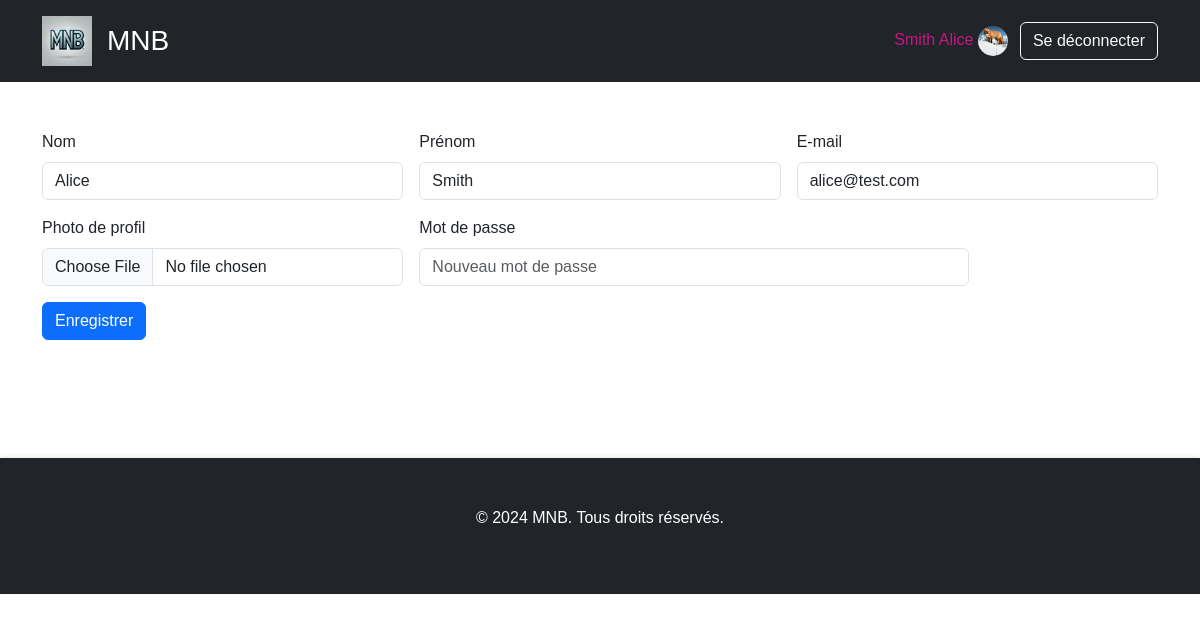
The app's page /compte.php (signed in) with its own data.
### tables this page shows
CREATE TABLE `Utilisateur` (
  `IDUser` int(11) NOT NULL,
  `Email` varchar(50) NOT NULL,
  `MDP` varchar(255) DEFAULT NULL,
  `Nom` varchar(50) NOT NULL,
  `Prenom` varchar(50) NOT NULL,
  `photo` varchar(50) NOT NULL,
  `Statu` varchar(50) NOT NULL
);

### compte.php (the view, shortened to what this page needs)
<?php
include 'db.php';
$user_info = null;
if (isset($_SESSION['user_id'])) {
    $user_id = $_SESSION['user_id'];
    $query = "SELECT * FROM Utilisateur WHERE IDUser = ?";
    $stmt = mysqli_prepare($connection, $query);
    mysqli_stmt_bind_param($stmt, "s", $user_id);
    mysqli_stmt_execute($stmt);
    $result = mysqli_stmt_get_result($stmt);
    $user_info = mysqli_fetch_assoc($result);
}
?>
<!DOCTYPE html>
<html lang="fr">
<head>
    <link href="https://cdn.jsdelivr.net/npm/bootstrap@5.3.3/dist/css/bootstrap.min.css" rel="stylesheet">
    <link rel="stylesheet" href="css/mnb.css">
</head>
<body>
<header class="bg-dark text-white py-3">
    <div class="container">
        <div class="d-flex justify-content-between align-items-center">
            <div class="d-flex align-items-center">
                <img src="images/mnb.jpeg" alt="MNB Logo" style="width: 50px; height: 50px; object-fit: contain; margin-right: 15px;">
                <a href="index.php" class="text-white text-decoration-none"><h1 class="h3 mb-0">MNB</h1></a>
            </div>
            <div class="d-flex align-items-center">
                <?php if ($user_info): ?>
                    <span class="me-1">
                        <?php echo htmlspecialchars($user_info['Prenom'] . ' ' . $user_info['Nom']); ?>
                        <?php if (!empty($user_info['photo'])): ?>
                            <img src="pdp/<?php echo htmlspecialchars($user_info['photo']); ?>" alt="Profile Picture" class="rounded-circle" style="width: 30px; height: 30px; object-fit: cover;">
                        <?php endif; ?>
                    </span>
                    <a href="logout.php" class="btn btn-outline-light ms-2">Se déconnecter</a>
                <?php else: ?>
                    <a href="signup.php" class="btn btn-light">S'inscrire</a>
                <?php endif; ?>
            </div>
        </div>
    </div>
</header>
<main class="py-5">
    <div class="container">
        <form class="row g-3 needs-validation" novalidate method="post" action="" enctype="multipart/form-data">
            <div class="col-md-4">
                <label for="nom" class="form-label">Nom</label>
                <input type="text" class="form-control" id="nom" name="nom" value="<?= htmlspecialchars($user_info['Nom'] ?? '') ?>" required>
            </div>
            <div class="col-md-4">
                <label for="prenom" class="form-label">Prénom</label>
                <input type="text" class="form-control" id="prenom" name="prenom" value="<?= htmlspecialchars($user_info['Prenom'] ?? '') ?>" required>
            </div>
            <div class="col-md-4">
                <label for="mail" class="form-label">E-mail</label>
                <input type="email" class="form-control" id="mail" name="mail" value="<?= htmlspecialchars($user_info['Email'] ?? '') ?>" required>
            </div>
            <div class="col-md-4">
                <label for="photo" class="form-label">Photo de profil</label>
                <input type="file" class="form-control" id="photo" name="photo" accept="image/*">
            </div>
            <div class="col-md-6">
                <label for="password" class="form-label">Mot de passe</label>
                <input type="password" class="form-control" id="password" name="password" placeholder="Nouveau mot de passe">
            </div>
            <div class="col-12 d-flex justify-content-start gap-2">
                <button type="submit" class="btn btn-primary">Enregistrer</button>
            </div>
        </form>
    </div>
</main>
<footer class="bg-dark text-white py-5">
    <div class="container">
        <p class="text-center">&copy; 2024 MNB. Tous droits réservés.</p>
    </div>
</footer>
</body>
</html>

### css/mnb.css (style rules this page uses)
body { font-family: Arial, sans-serif; margin-bottom: 80px; }
header h1 { margin: 0; text-align: center; }
header a { text-decoration: none; color: inherit; text-align: center; }
span { color: mediumvioletred; }
header .btn { margin-left: 10px; }
footer { background-color: #343a40; color: #ffffff; position: flex; bottom: -20%; width: 100%; text-align: center; padding: 30px 0; box-shadow: 0 -1px 5px rgba(0, 0, 0, 0.1); margin-top: 70px; }
main { padding: 20px; }

### records on screen
utilisateur: Prenom+Nom "Smith Alice", photo (picture), nom "Alice", prenom "Smith", mail "alice@test.com"
